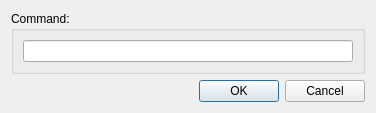
<?xml version="1.0" encoding="UTF-8"?>
<ui version="4.0">
 <class>RemoteCommandDialog</class>
 <widget class="QDialog" name="RemoteCommandDialog">
  <property name="geometry">
   <rect>
    <x>0</x>
    <y>0</y>
    <width>376</width>
    <height>101</height>
   </rect>
  </property>
  <property name="windowTitle">
   <string>Dialog</string>
  </property>
  <layout class="QGridLayout" name="gridLayout">
   <item row="0" column="0">
    <widget class="QGroupBox" name="groupBox">
     <property name="title">
      <string>Command:</string>
     </property>
     <layout class="QGridLayout" name="gridLayout_2">
      <item row="0" column="0">
       <widget class="QLineEdit" name="lineEdit"/>
      </item>
     </layout>
    </widget>
   </item>
   <item row="1" column="0">
    <widget class="QDialogButtonBox" name="buttonBox">
     <property name="orientation">
      <enum>Qt::Horizontal</enum>
     </property>
     <property name="standardButtons">
      <set>QDialogButtonBox::Cancel|QDialogButtonBox::Ok</set>
     </property>
    </widget>
   </item>
  </layout>
 </widget>
 <resources/>
 <connections>
  <connection>
   <sender>buttonBox</sender>
   <signal>accepted()</signal>
   <receiver>RemoteCommandDialog</receiver>
   <slot>accept()</slot>
   <hints>
    <hint type="sourcelabel">
     <x>248</x>
     <y>254</y>
    </hint>
    <hint type="destinationlabel">
     <x>157</x>
     <y>274</y>
    </hint>
   </hints>
  </connection>
  <connection>
   <sender>buttonBox</sender>
   <signal>rejected()</signal>
   <receiver>RemoteCommandDialog</receiver>
   <slot>reject()</slot>
   <hints>
    <hint type="sourcelabel">
     <x>316</x>
     <y>260</y>
    </hint>
    <hint type="destinationlabel">
     <x>286</x>
     <y>274</y>
    </hint>
   </hints>
  </connection>
 </connections>
</ui>
